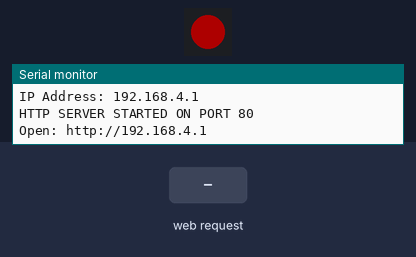
Bench run of a sketch on a simulated ESP32-S3. Shown: 1 RGB LEDs in strip order, left to right, the last lines printed to the serial monitor. Inputs (shaded band) come from the test bench. Dim RGB values are drawn brighter than linear.

Above: at 1.2 s.
1.3 s: HTTP request GET /robot/status?state=1 received
At 1.7 s:
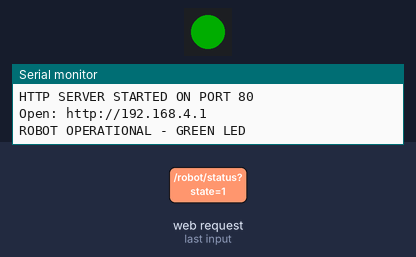
2.8 s: HTTP request GET /robot/status?state=0 received
At 4.1 s:
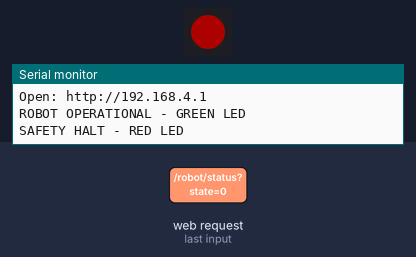
Timing chart, 0 to 5.8 s (numbered marks = the images above; inputs shaded):
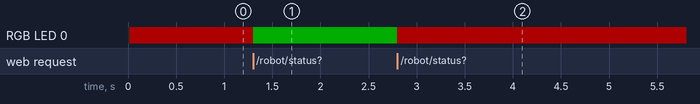

Measured:
- after the input at 1.3 s, RGB LED 0: RGB(50, 0, 0) → RGB(0, 50, 0) at once
- after the input at 2.8 s, RGB LED 0: RGB(0, 50, 0) → RGB(50, 0, 0) at once

The sketch:

Muhammad_004.ino
```cpp
#include <WiFi.h>
#include <WebServer.h>
#include <Adafruit_NeoPixel.h>

#define LED_PIN 48
#define NUM_LEDS 1

Adafruit_NeoPixel led(
  NUM_LEDS,
  LED_PIN,
  NEO_GRB + NEO_KHZ800
);

const char* ssid = "RGB-TEST";
const char* password = "12345678";

WebServer server(80);

bool robotRunning = false;

void setRobotState(bool running) {
  robotRunning = running;

  if (running) {
    led.setPixelColor(0, led.Color(0, 255, 0));
    Serial.println("ROBOT OPERATIONAL - GREEN LED");
  } else {
    led.setPixelColor(0, led.Color(255, 0, 0));
    Serial.println("SAFETY HALT - RED LED");
  }

  led.show();
}

const char webpage[] PROGMEM = R"rawliteral(
<!DOCTYPE html>
<html lang="en">

<head>
<meta charset="UTF-8">
<meta name="viewport" content="width=device-width, initial-scale=1">

<title>ESP32 Robot Control</title>

<style>
* {
  box-sizing: border-box;
}

body {
  margin: 0;
  background: #0f172a;
  color: white;
  font-family: Arial, sans-serif;
  text-align: center;
  padding: 25px 12px;
}

.card {
  max-width: 450px;
  margin: 40px auto;
  padding: 30px 20px;
  background: #1e293b;
  border-radius: 20px;
  box-shadow: 0 10px 30px #0005;
}

h1 {
  font-size: 27px;
  margin-bottom: 10px;
}

.subtitle {
  color: #94a3b8;
  font-size: 15px;
}

.student {
  background: #334155;
  padding: 15px;
  border-radius: 10px;
  margin-top: 20px;
  font-size: 18px;
  font-weight: bold;
  color: #93c5fd;
}

.status {
  margin: 30px 0;
  font-size: 22px;
  font-weight: bold;
}

.green {
  color: #4ade80;
}

.red {
  color: #f87171;
}

button {
  display: block;
  width: 100%;
  border: none;
  padding: 18px;
  margin: 12px 0;
  border-radius: 10px;
  font-size: 18px;
  font-weight: bold;
  color: white;
  cursor: pointer;
}

.start {
  background: #16a34a;
}

.stop {
  background: #dc2626;
}

.start:active {
  background: #15803d;
}

.stop:active {
  background: #b91c1c;
}

#message {
  color: #cbd5e1;
  font-size: 14px;
}

.footer {
  margin-top: 25px;
  font-size: 12px;
  color: #94a3b8;
}
</style>
</head>

<body>

<div class="card">

<h1>ESP32 Robot Control</h1>

<p class="subtitle">
Wireless Robot Control Dashboard
</p>

<div class="student">
Muhammad
</div>

<div id="status" class="status">
Loading...
</div>

<button class="start" onclick="control(1)">
START ROBOT
</button>

<button class="stop" onclick="control(0)">
SAFETY HALT
</button>

<p id="message"></p>

<div class="footer">
ESP32-S3 Local Web Server | Port 80
</div>

</div>

<script>
async function refreshStatus() {
  try {
    const response = await fetch('/robot/status');

    if (!response.ok) {
      throw new Error('Server Error');
    }

    const data = await response.json();
    const status = document.getElementById('status');

    if (data.running) {
      status.textContent = 'OPERATIONAL - GREEN LED';
      status.className = 'status green';
    } else {
      status.textContent = 'SAFETY HALT - RED LED';
      status.className = 'status red';
    }

  } catch (error) {
    document.getElementById('message').textContent =
      'Network Error';
  }
}

async function control(state) {
  try {
    const response = await fetch(
      '/robot/status?state=' + state
    );

    if (!response.ok) {
      throw new Error('Command Failed');
    }

    document.getElementById('message').textContent =
      'Command Successful';

    await refreshStatus();

  } catch (error) {
    document.getElementById('message').textContent =
      'Network Error';
  }
}

refreshStatus();
setInterval(refreshStatus, 2000);
</script>

</body>
</html>
)rawliteral";

void handleRobotStatus() {
  if (server.hasArg("state")) {
    String state = server.arg("state");

    if (state == "1") {
      setRobotState(true);
    } else if (state == "0") {
      setRobotState(false);
    } else {
      server.send(
        400,
        "application/json",
        "{\"error\":\"Invalid state\"}"
      );
      return;
    }
  }

  String response = "{\"running\":";

  response += robotRunning ? "true" : "false";
  response += "}";

  server.send(
    200,
    "application/json",
    response
  );
}

void setup() {
  Serial.begin(115200);

  led.begin();
  led.setBrightness(50);

  setRobotState(false);

  WiFi.mode(WIFI_AP);

  bool started = WiFi.softAP(
    ssid,
    password,
    1,
    0,
    4
  );

  if (!started) {
    Serial.println("WiFi Access Point Failed");
    return;
  }

  Serial.println();
  Serial.println("================================");
  Serial.println("ESP32 ROBOT CONTROL");
  Serial.println("Name: Muhammad");
  Serial.println("================================");

  Serial.println("WiFi Access Point Started");

  Serial.print("Network Name: ");
  Serial.println(ssid);

  Serial.print("IP Address: ");
  Serial.println(WiFi.softAPIP());

  server.on(
    "/",
    HTTP_GET,
    []() {
      server.send_P(
        200,
        "text/html",
        webpage
      );
    }
  );

  server.on(
    "/robot/status",
    HTTP_GET,
    handleRobotStatus
  );

  server.onNotFound([]() {
    server.send(
      404,
      "text/plain",
      "Page Not Found"
    );
  });

  server.begin();

  Serial.println("HTTP SERVER STARTED ON PORT 80");
  Serial.println("Open: http://192.168.4.1");
}

void loop() {
  server.handleClient();
}
```
